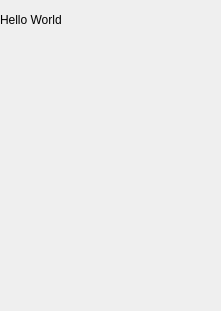
<?xml version="1.0" encoding="UTF-8"?>
<ui version="4.0">
 <class>Form</class>
 <widget class="QWidget" name="Form">
  <property name="geometry">
   <rect>
    <x>0</x>
    <y>0</y>
    <width>221</width>
    <height>311</height>
   </rect>
  </property>
  <property name="windowTitle">
   <string>Form</string>
  </property>
  <widget class="QLabel" name="label">
   <property name="geometry">
    <rect>
     <x>0</x>
     <y>10</y>
     <width>151</width>
     <height>20</height>
    </rect>
   </property>
   <property name="text">
    <string>Hello World</string>
   </property>
  </widget>
 </widget>
 <resources/>
 <connections/>
</ui>
